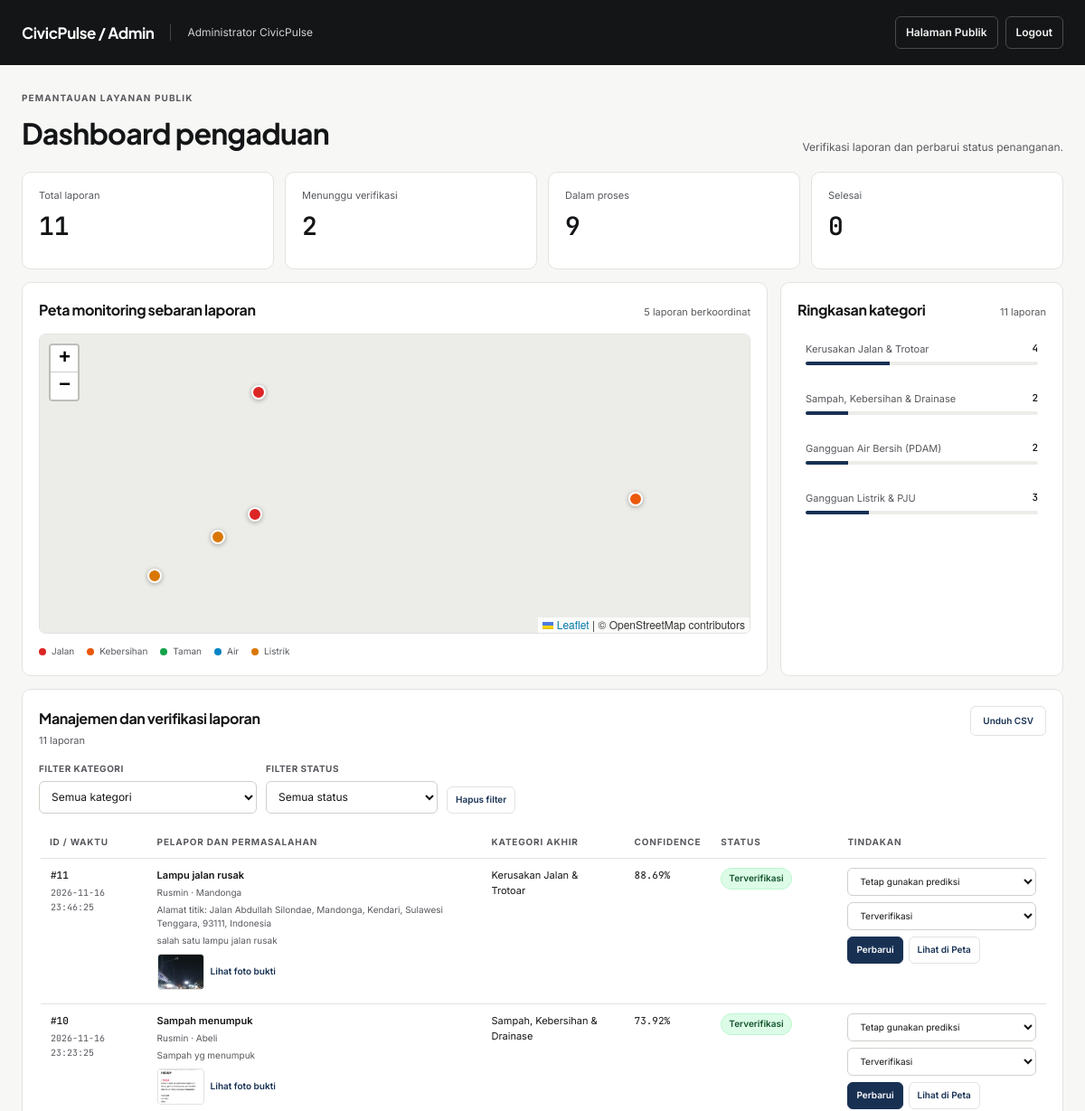
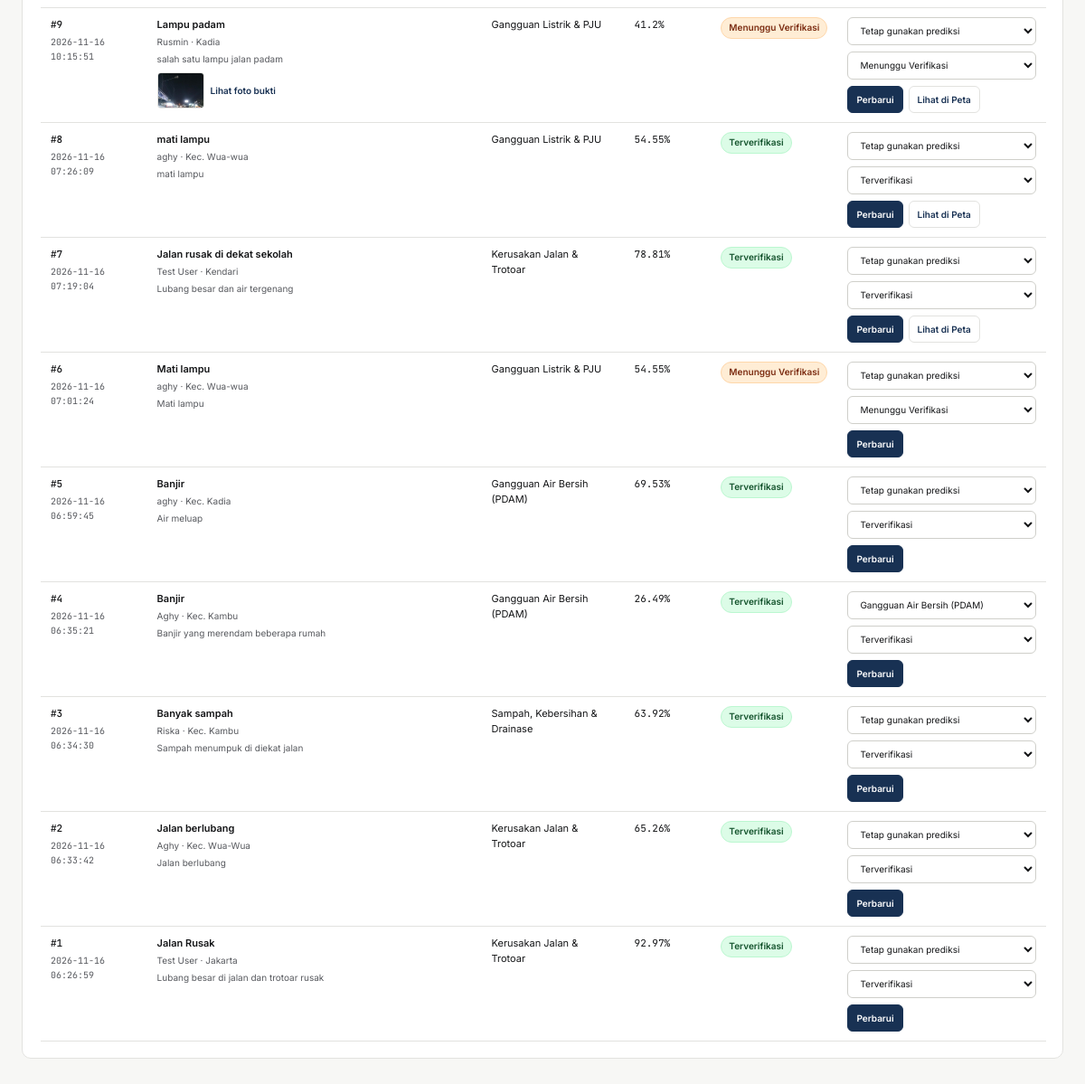
The page /admin (signed in) on the database its author committed (2 pictures, top to bottom).
### tables this page shows
CREATE TABLE complaints (
                    id INTEGER PRIMARY KEY AUTOINCREMENT,
                    reporter_name TEXT NOT NULL,
                    title TEXT NOT NULL,
                    description TEXT NOT NULL,
                    area TEXT,
                    predicted_category TEXT NOT NULL,
                    confidence_score REAL NOT NULL,
                    verified_category TEXT,
                    status TEXT DEFAULT 'Menunggu Verifikasi',
                    created_at TIMESTAMP DEFAULT CURRENT_TIMESTAMP
                , latitude REAL, longitude REAL, updated_at TIMESTAMP, ticket_code TEXT, photo_path TEXT, location_address TEXT);

### app.py (the view, shortened to what this page needs)
@app.route("/admin")
@admin_required
def admin_dashboard():
    conn = get_db_connection()
    try:
        if isinstance(conn, sqlite3.Connection):
            cursor = conn.cursor()
            cursor.execute("SELECT * FROM complaints ORDER BY created_at DESC")
            semua_laporan = [dict(row) for row in cursor.fetchall()]
            cursor.execute("SELECT COALESCE(verified_category, predicted_category) AS kategori, COUNT(*) AS total FROM complaints GROUP BY kategori")
            statistik = [dict(row) for row in cursor.fetchall()]
    finally:
        conn.close()
    ringkasan_status = {
        "total": len(semua_laporan),
        "menunggu": sum(1 for r in semua_laporan if r["status"] == "Menunggu Verifikasi"),
        "proses": sum(1 for r in semua_laporan if r["status"] in ["Terverifikasi", "Dalam Tindak Lanjut"]),
        "selesai": sum(1 for r in semua_laporan if r["status"] == "Selesai"),
    }
    return render_template(
        "admin.html",
        laporan=semua_laporan,
        statistik=statistik,
        ringkasan=ringkasan_status,
        laporan_geo=normalize_geo_rows(semua_laporan, include_reporter=True),
        label_map=LABEL_TAMPILAN,
    )

### app.py (called while the page is built, shortened)
def create_csrf_token():
    token = session.get("_csrf_token")
    if token is None:
        token = secrets.token_urlsafe(32)
        session["_csrf_token"] = token
    return token

@app.context_processor
def inject_csrf_token():
    return {"csrf_token": create_csrf_token}

@app.before_request
def protect_post_requests():
    if request.method == "POST":
        submitted_token = request.form.get("csrf_token") or request.headers.get("X-CSRFToken", "")
        session_token = session.get("_csrf_token", "")
        if not submitted_token or not session_token or not hmac.compare_digest(submitted_token, session_token):
            abort(400)

@app.after_request
def set_security_headers(response):
    response.headers["X-Content-Type-Options"] = "nosniff"
    response.headers["X-Frame-Options"] = "DENY"
    response.headers["Referrer-Policy"] = "strict-origin-when-cross-origin"
    response.headers["Content-Security-Policy"] = (
        "default-src 'self'; "
        "script-src 'self' 'unsafe-inline' https://unpkg.com; "
        "style-src 'self' 'unsafe-inline' https://fonts.googleapis.com https://unpkg.com; "
        "font-src 'self' https://fonts.gstatic.com; "
        "connect-src 'self' https://nominatim.openstreetmap.org; "
        "img-src 'self' blob: data: https://*.tile.openstreetmap.org https://unpkg.com;"
    )
    return response

def get_db_connection():
    mysql_host = os.getenv("MYSQL_HOST")
    mysql_user = os.getenv("MYSQL_USER", "root")
    mysql_password = os.getenv("MYSQL_PASSWORD", "")
    mysql_database = os.getenv("MYSQL_DATABASE", "civicpulse_db")
    conn = sqlite3.connect(DB_PATH)
    conn.row_factory = sqlite3.Row
    return conn

def admin_required(f):
    @wraps(f)
    def decorated_function(*args, **kwargs):
        if "user_id" not in session or session.get("role") != "admin":
            flash("Silakan login sebagai administrator untuk mengakses dashboard.", "warning")
            return redirect(url_for("login"))
        return f(*args, **kwargs)
    return decorated_function

### Templates/admin.html (shortened to what this page needs)
<!DOCTYPE html>
<html lang="id">
<head>
    <link rel="stylesheet" href="{{ url_for('static', filename='css/civicpulse.css') }}">
    <link rel="stylesheet" href="https://unpkg.com/leaflet@1.9.4/dist/leaflet.css">
</head>
<body>
    <header class="topbar">
        <div class="brand">
            <a class="brand-name" href="{{ url_for('admin_dashboard') }}">CivicPulse / Admin</a>
            <span class="admin-name">{{ session.get('user_name', 'Administrator') }}</span>
        </div>
        <nav class="nav" aria-label="Navigasi administrator">
            <a class="nav-link" href="{{ url_for('index') }}">Halaman Publik</a>
            <form method="POST" action="{{ url_for('logout') }}">
                <button class="nav-link" type="submit">Logout</button>
            </form>
        </nav>
    </header>
    <main class="page">
        <section class="page-heading">
            <div>
                <span class="eyebrow">Pemantauan layanan publik</span>
                <h1>Dashboard pengaduan</h1>
            </div>
            <p>Verifikasi laporan dan perbarui status penanganan.</p>
        </section>
        <section class="kpis" aria-label="Ringkasan laporan">
            <article class="kpi"><span class="kpi-label">Total laporan</span><strong class="kpi-value">{{ ringkasan.total }}</strong></article>
            <article class="kpi"><span class="kpi-label">Menunggu verifikasi</span><strong class="kpi-value">{{ ringkasan.menunggu }}</strong></article>
            <article class="kpi"><span class="kpi-label">Dalam proses</span><strong class="kpi-value">{{ ringkasan.proses }}</strong></article>
            <article class="kpi"><span class="kpi-label">Selesai</span><strong class="kpi-value">{{ ringkasan.selesai }}</strong></article>
        </section>
        {% set totals = namespace(count=0) %}
        {% for item in statistik %}{% set totals.count = totals.count + item.total %}{% endfor %}
        <section class="overview-grid">
            <article class="panel">
                <div class="panel-heading">
                    <h2>Peta monitoring sebaran laporan</h2>
                    <span class="panel-note">{{ laporan_geo|length }} laporan berkoordinat</span>
                </div>
                <div class="map-frame">
                    <div id="admin-map" aria-label="Peta monitoring laporan CivicPulse"></div>
                </div>
                <div class="legend" aria-label="Legenda kategori peta">
                    <span class="legend-item"><i class="legend-dot" style="background:#dc2626"></i>Jalan</span>
                    <span class="legend-item"><i class="legend-dot" style="background:#ea580c"></i>Kebersihan</span>
                    <span class="legend-item"><i class="legend-dot" style="background:#16a34a"></i>Taman</span>
                    <span class="legend-item"><i class="legend-dot" style="background:#0284c7"></i>Air</span>
                    <span class="legend-item"><i class="legend-dot" style="background:#d97706"></i>Listrik</span>
                </div>
            </article>
            <article class="panel">
                <div class="panel-heading">
                    <h2>Ringkasan kategori</h2>
                    <span class="panel-note">{{ totals.count }} laporan</span>
                </div>
                <div class="distribution">
                    {% if statistik %}
                        {% for item in statistik %}
                            {% set share = ((item.total / totals.count) * 100) if totals.count else 0 %}
                            <div class="distribution-row">
                                <div class="distribution-meta"><span>{{ label_map.get(item.kategori, item.kategori) }}</span><strong>{{ item.total }}</strong></div>
                                <div class="track"><div class="fill" style="width: {{ share }}%"></div></div>
                            </div>
                        {% endfor %}
                    {% else %}
                        <p class="panel-note">Belum ada data kategori.</p>
                    {% endif %}
                </div>
            </article>
        </section>
        <section class="panel table-panel">
            <div class="panel-heading">
                <div>
                    <h2>Manajemen dan verifikasi laporan</h2>
                    <span class="panel-note">{{ laporan|length }} laporan</span>
                </div>
                <a href="{{ url_for('export_csv') }}" class="button secondary" style="background:#fff; color:var(--navy); border:1px solid var(--border); font-size:10px; display:inline-flex; align-items:center; min-height:30px;">Unduh CSV</a>
            </div>
            <div class="filters" aria-label="Filter laporan">
                <div class="filter-field">
                    <label for="filter-category">Filter kategori</label>
                    <select id="filter-category">
                        <option value="">Semua kategori</option>
                    </select>
                </div>
                <div class="filter-field">
                    <label for="filter-status">Filter status</label>
                    <select id="filter-status">
                        <option value="">Semua status</option>
                    </select>
                </div>
                <button class="map-button" type="button" id="clear-filters">Hapus filter</button>
            </div>
            <div class="table-wrap" id="table-wrap">
                <div class="table-scroll">
                    <table>
                        <thead>
                            <tr><th>ID / Waktu</th><th>Pelapor dan permasalahan</th><th>Kategori akhir</th><th>Confidence</th><th>Status</th><th>Tindakan</th></tr>
                        </thead>
                        <tbody id="report-table-body">
                            {% for item in laporan %}
                                {% set final_category = item.verified_category or item.predicted_category %}
                                <tr data-category="{{ final_category }}" data-status="{{ item.status }}" data-latitude="{{ item.latitude if item.latitude is not none else '' }}" data-longitude="{{ item.longitude if item.longitude is not none else '' }}">
                                    <td><span class="report-id">#{{ item.id }}</span><span class="secondary-text technical">{{ item.created_at }}</span></td>
                                    <td>
                                        <span class="report-name">{{ item.title }}</span>
                                        <span class="secondary-text">{{ item.reporter_name }} · {{ item.area or 'Wilayah umum' }}</span>
                                        {% if item.location_address %}
                                            <span class="secondary-text">Alamat titik: {{ item.location_address }}</span>
                                        {% endif %}
                                        <span class="secondary-text">{{ item.description }}</span>
                                        {% if item.photo_path %}
                                            <a class="report-photo-link" href="{{ url_for('admin_photo', complaint_id=item.id) }}" target="_blank" rel="noopener">
                                                <img class="report-photo" src="{{ url_for('admin_photo', complaint_id=item.id) }}" alt="Pratinjau foto bukti laporan #{{ item.id }}">
                                                Lihat foto bukti
                                            </a>
                                        {% endif %}
                                    </td>
                                    <td>{{ label_map.get(final_category, final_category) }}</td>
                                    <td class="technical">{{ item.confidence_score }}%</td>
                                    <td><span class="status-pill {% if item.status == 'Terverifikasi' %}verified{% elif item.status == 'Selesai' %}complete{% elif item.status == 'Menunggu Verifikasi' %}pending{% elif item.status == 'Dalam Tindak Lanjut' %}progress{% endif %}">{{ item.status }}</span></td>
                                    <td class="action-cell">
                                        <form class="verify-form" method="POST" action="{{ url_for('verifikasi_laporan', complaint_id=item.id) }}">
                                            <select name="verified_category" aria-label="Kategori terverifikasi untuk laporan {{ item.id }}">
                                                <option value="">Tetap gunakan prediksi</option>
                                                {% for key, value in label_map.items() %}
                                                    <option value="{{ key }}" {% if item.verified_category == key %}selected{% endif %}>{{ value }}</option>
                                                {% endfor %}
                                            </select>
                                            <select name="status" aria-label="Status laporan {{ item.id }}">
                                                <option value="Menunggu Verifikasi" {% if item.status == 'Menunggu Verifikasi' %}selected{% endif %}>Menunggu Verifikasi</option>
                                                <option value="Terverifikasi" {% if item.status == 'Terverifikasi' %}selected{% endif %}>Terverifikasi</option>
                                            </select>
                                            <div class="form-actions">
                                                <button class="action-button" type="submit">Perbarui</button>
                                                {% if item.latitude is not none and item.longitude is not none %}
                                                    <button class="map-button view-on-map" type="button" data-latitude="{{ item.latitude }}" data-longitude="{{ item.longitude }}">Lihat di Peta</button>
                                                {% endif %}
                                            </div>
                                        </form>
                                    </td>
                                </tr>
                            {% else %}
                                <tr class="empty-row"><td class="empty-cell" colspan="6">Belum ada laporan yang masuk.</td></tr>
                            {% endfor %}
                        </tbody>
                    </table>
                </div>
            </div>
        </section>
    </main>
</body>
</html>

### static/css/civicpulse.css (style rules this page uses)
:root { color-scheme: light; --canvas: #F7F7F5; --surface: #FFFFFF; --border: #E2E2DF; --border-hover: #94A3B8; --ink: #141517; --muted: #57595E; --navy: #183153; --navy-hover: #0F213A; --green: #14532D; --green-bg: #DCFCE7; --green-border: #BBF7D0; --orange: #7C2D12; --orange-bg: #FFEDD5; --orange-border: #FED7AA; --blue: #1E3A8A; --blue-bg: #DBEAFE; --blue-border: #BFDBFE; --ease-out: cubic-bezier(0.22, 1, 0.36, 1); --mono: "JetBrains Mono", monospace; --heading: "Plus Jakarta Sans", sans-serif; --body: "Inter", sans-serif; }
* { box-sizing: border-box; }
body { margin: 0; background: var(--canvas); color: var(--ink); font: 14px/1.55 var(--body); }
a { color: inherit; text-decoration: none; }
button, input, select, textarea { font: inherit; }
.mono, .technical, time { font-family: var(--mono); font-variant-numeric: tabular-nums; }
.status-pill { display: inline-flex; align-items: center; width: fit-content; padding: 3px 8px; border: 1px solid var(--border); border-radius: 999px; background: #F1F1EF; color: var(--ink); font-size: 11px; font-weight: 600; white-space: nowrap; }
.status-pill.verified, .status-pill.complete { color: var(--green); background: var(--green-bg); border-color: var(--green-border); }
.status-pill.pending { color: var(--orange); background: var(--orange-bg); border-color: var(--orange-border); }
.button { min-height: 38px; padding: 8px 13px; border: 1px solid var(--navy); border-radius: 6px; background: var(--navy); color: #fff; font-size: 12px; font-weight: 600; cursor: pointer; transition: background 180ms ease, transform 220ms var(--ease-out), border-color 180ms ease; }
.button.secondary { background: #fff; color: var(--navy); }

### rows shown on the page
complaints: id "11", created_at "2026-11-16 23:46:25", title "Lampu jalan rusak", reporter_name "Rusmin", area "Mandonga", location_address "Jalan Abdullah Silondae, Mandonga, Kendari, Sulawesi Tenggara, 93111, Indonesia", description "salah satu lampu jalan rusak", get "Kerusakan Jalan & Trotoar", confidence_score "88.69", status "Terverifikasi"
complaints: id "10", created_at "2026-11-16 23:23:25", title "Sampah menumpuk", reporter_name "Rusmin", area "Abeli", description "Sampah yg menumpuk", shows a picture, get "Sampah, Kebersihan & Drainase", confidence_score "73.92", status "Terverifikasi"
complaints: id "9", created_at "2026-11-16 10:15:51", title "Lampu padam", reporter_name "Rusmin", area "Kadia", description "salah satu lampu jalan padam", get "Gangguan Listrik & PJU", confidence_score "41.2", status "Menunggu Verifikasi"
complaints: id "8", created_at "2026-11-16 07:26:09", title "mati lampu", reporter_name "aghy", area "Kec. Wua-wua", description "mati lampu", get "Gangguan Listrik & PJU", confidence_score "54.55", status "Terverifikasi"
complaints: id "7", created_at "2026-11-16 07:19:04", title "Jalan rusak di dekat sekolah", reporter_name "Test User", area "Kendari", description "Lubang besar dan air tergenang", get "Kerusakan Jalan & Trotoar", confidence_score "78.81", status "Terverifikasi"
complaints: id "6", created_at "2026-11-16 07:01:24", title "Mati lampu", reporter_name "aghy", area "Kec. Wua-wua", description "Mati lampu", get "Gangguan Listrik & PJU", confidence_score "54.55", status "Menunggu Verifikasi"
complaints: id "5", created_at "2026-11-16 06:59:45", title "Banjir", reporter_name "aghy", area "Kec. Kadia", description "Air meluap", get "Gangguan Air Bersih (PDAM)", confidence_score "69.53", status "Terverifikasi"
complaints: id "4", created_at "2026-11-16 06:35:21", title "Banjir", reporter_name "Aghy", area "Kec. Kambu", description "Banjir yang merendam beberapa rumah", get "Gangguan Air Bersih (PDAM)", confidence_score "26.49", status "Terverifikasi", verified_category "Gangguan Air Bersih (PDAM)"
complaints: id "3", created_at "2026-11-16 06:34:30", title "Banyak sampah", reporter_name "Riska", area "Kec. Kambu", description "Sampah menumpuk di diekat jalan", get "Sampah, Kebersihan & Drainase", confidence_score "63.92", status "Terverifikasi"
complaints: id "2", created_at "2026-11-16 06:33:42", title "Jalan berlubang", reporter_name "Aghy", area "Kec. Wua-Wua", description "Jalan berlubang", get "Kerusakan Jalan & Trotoar", confidence_score "65.26", status "Terverifikasi"
complaints: id "1", created_at "2026-11-16 06:26:59", title "Jalan Rusak", reporter_name "Test User", area "Jakarta", description "Lubang besar di jalan dan trotoar rusak", get "Kerusakan Jalan & Trotoar", confidence_score "92.97", status "Terverifikasi"

### other values the page prints
{{ session.get('user_name', 'Administrator') }} "Administrator CivicPulse"
{{ ringkasan.total }} "11"
{{ ringkasan.menunggu }} "2"
{{ ringkasan.proses }} "9"
{{ ringkasan.selesai }} "0"
{{ laporan_geo|length }} "5"
{{ totals.count }} "11"
{{ label_map.get(item.kategori, item.kategori) }} "Kerusakan Jalan & Trotoar" "Sampah, Kebersihan & Drainase" "Gangguan Air Bersih (PDAM)" "Gangguan Listrik & PJU"
{{ item.total }} "4" "2" "2" "3"
{{ laporan|length }} "11"
